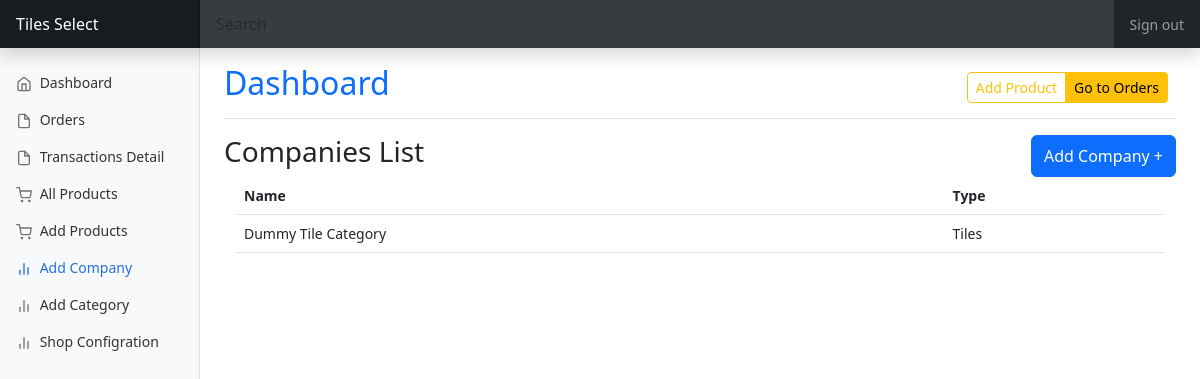
Page /all-companies (signed in) on the earlier database version.
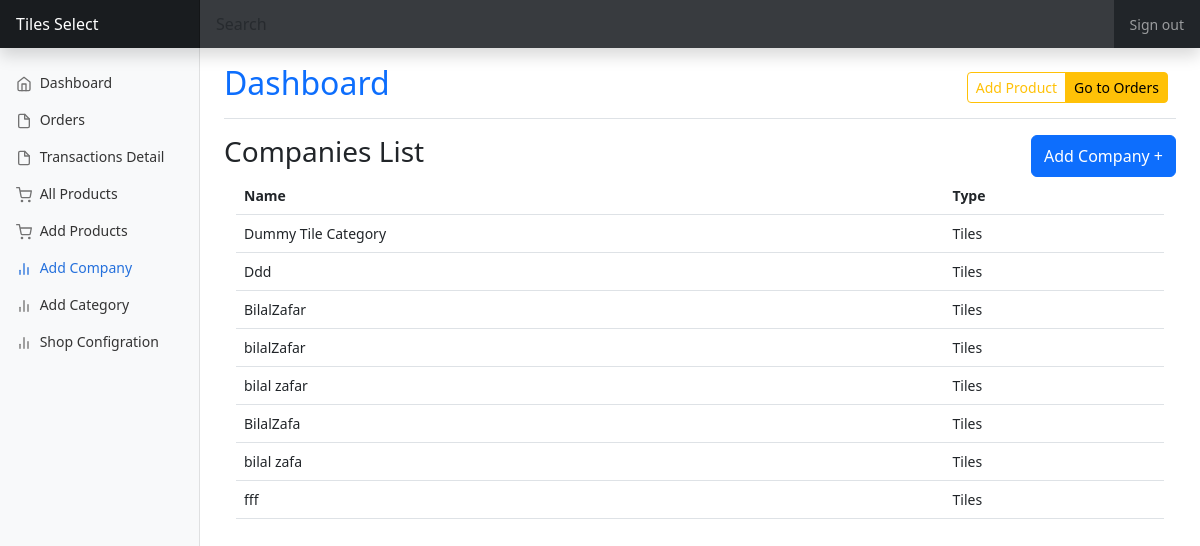
Same page on the later database version.
### core/models.py (models this page shows, shortened)
class User(AbstractUser):
    id = models.UUIDField(primary_key=True,default=uuid.uuid4 , unique=True)
    username = None
    email = models.EmailField(_('email address'), unique=True)
    showroom_owner = models.BooleanField(default=False)
    USERNAME_FIELD = 'email'
    REQUIRED_FIELDS = []
    objects = UserManager()

class Showrooms(User):
    showroom_type = models.CharField( max_length=50,choices=SHOWROOM_TYPES ,default="")
    showroom_name = models.CharField( max_length=50)
    office_phone_number = models.CharField( max_length=50)
    address = models.CharField( max_length=250)
    since = models.CharField( max_length=50)
    link_360 = models.CharField( max_length=250 , blank=True,null=True)
    class Meta:
        verbose_name_plural = 'Showrooms'

class Company_name(models.Model):
    showroom_type = models.CharField( max_length=50,choices=SHOWROOM_TYPES ,default="")
    name = models.CharField( max_length=50)
    created_at = models.DateField( auto_now_add=True)
    class Meta:
        verbose_name_plural = 'Company Name'

### core/views.py (the view, shortened to what this page needs)
# urls.py: path('all-companies', views.all_companies, name="all_companies"),
@cache_control(no_cache=True, must_revalidate=True , no_store=True)
@login_required(login_url='shop_dashboard_signin')
def all_companies(request):
    if request.user.showroom_owner == True:
        showroom = Showrooms.objects.get(id=request.user.id)
        all_companies = Company_name.objects.filter(showroom_type = showroom.showroom_type)
        context = {
            "showroom": showroom,
            "all_companies": all_companies,
        }
        return render(request , "shop/dashboard/companies.html" ,context)
    else:
        return redirect("shop_dashboard_signin")

### templates/shop/dashboard/companies.html (shortened to what this page needs)
{% extends 'shop/dashboard/shop_dashboard_base.html' %}
{% block content %}
<div class="d-flex justify-content-between">
    <h3>Companies List</h3>
    <button class="btn btn-primary" data-bs-toggle="modal" data-bs-target="#addcompanymodal">Add Company +</button>
</div>
<div class="row" style="margin:0;padding:0;">
    <div class="col-md">
        <table class="table">
            <thead colspan="2" >
                <tr class="fw-bold">
                    <td>Name</td>
                    <td>Type</td>
                </tr>
            </thead>
            <tbody>
                {% for i in all_companies %}
                <tr>
                    <td>{{i.name}}</td>
                    <td>{{i.showroom_type}}</td>
                </tr>
                {% endfor %}
            </tbody>
        </table>
    </div>
</div>
{% endblock content %}

### templates/shop/dashboard/shop_dashboard_base.html (shortened to what this page needs)
{% load static %}
<!doctype html>
<html lang="en" data-bs-theme="auto">
  <head>
<link href="{% static '../assets/dist/css/bootstrap.min.css' %}" rel="stylesheet">
    <link href="{% static 'dashboard.css' %}" rel="stylesheet">
  </head>
  <body>
<header class="print_not_show navbar navbar-dark sticky-top bg-dark flex-md-nowrap p-0 shadow">
  <a class="navbar-brand col-md-3 col-lg-2 me-0 px-3 fs-6" href="{% url 'shop_dashboard' %}">{{ showroom.showroom_name }}</a>
  <input class="form-control form-control-dark w-100 rounded-0 border-0" type="text" placeholder="Search" aria-label="Search">
  <div class="navbar-nav">
    <div class="nav-item text-nowrap">
      <a class="nav-link px-3" onclick="return signout();" href="{% url 'dashboard_logout' %}">Sign out</a>
    </div>
  </div>
</header>
<div class="container-fluid">
  <div class="row">
    <nav id="sidebarMenu" class="print_not_show col-md-3 col-lg-2 d-md-block bg-body-tertiary sidebar collapse">
      <div class="position-sticky pt-3 sidebar-sticky">
        <ul class="nav flex-column">
          <li class="nav-item active">
            <a class="nav-link {% if request.resolver_match.view_name == 'shop_dashboard' %} active{% endif %} "  aria-current="page" href="{% url 'shop_dashboard' %}">
              <span data-feather="home" class="align-text-bottom"></span>
              Dashboard
            </a>
          </li>
          <li class="nav-item">
            <a class="nav-link {% if request.resolver_match.view_name == 'all_orders' %} active{% endif %}" href="{% url 'all_orders' %}">
              <span data-feather="file" class="align-text-bottom"></span>
              Orders
            </a>
          </li>
          <li class="nav-item">
            <a class="nav-link {% if request.resolver_match.view_name == 'transaction_details' %} active{% endif %}" href="{% url 'transaction_details' %}">
              <span data-feather="file" class="align-text-bottom"></span>
              Transactions Detail
            </a>
          </li>
          <li class="nav-item">
            <a class="nav-link {% if request.resolver_match.view_name == 'all_products' %} active{% endif %}" aria-current="page" href="{% url 'all_products' %}">
              <span data-feather="shopping-cart" class="align-text-bottom"></span>
              All Products
            </a>
          </li>
          <li class="nav-item">
            <a class="nav-link {% if request.resolver_match.view_name == 'add_product' %} active{% endif %}" href="{% url 'add_product' %}">
              <span data-feather="shopping-cart" class="align-text-bottom"></span>
             Add Products
            </a>
          </li>
          <li class="nav-item">
            <a class="nav-link {% if request.resolver_match.view_name == 'all_companies' %} active{% endif %}" href="{% url 'all_companies' %}">
              <span data-feather="bar-chart-2" class="align-text-bottom"></span>
              Add Company
            </a>
          </li>
          <li class="nav-item">
            <a class="nav-link {% if request.resolver_match.view_name == 'all_categories' %} active{% endif %}" href="{% url 'all_categories' %}">
              <span data-feather="bar-chart-2" class="align-text-bottom"></span>
              Add Category
            </a>
          </li>
          <li class="nav-item">
            <a class="nav-link {% if request.resolver_match.view_name == 'settings' %} active{% endif %}" href="{% url 'settings' %}">
              <span data-feather="bar-chart-2" class="align-text-bottom"></span>
              Shop Configration
            </a>
          </li>
        </ul>
      </div>
    </nav>
    <main class=" col-md-9 ms-sm-auto col-lg-10 px-md-4">
      <div class="print_not_show d-flex justify-content-between flex-wrap flex-md-nowrap align-items-center pt-3 pb-2 mb-3 border-bottom">
        <h1 class=" h2"><a class="text-decoration-none" href="{% url 'shop_dashboard' %}">Dashboard</a></h1>
        <div class="btn-toolbar mb-2 mb-md-0">
          <div class="btn-group me-2">
            <a href ="{% url 'add_product' %}" class="btn btn-sm btn-outline-warning">Add Product</a>
            <a href="{% url 'all_orders' %}" class="btn btn-sm btn-warning">Go to Orders</a>
          </div>
        </div>
      </div>
      {% block content %}
      {% endblock content %}
    </main>
  </div>
</div>
  </body>
  {% include 'messages.html' %}
</html>

### templates/messages.html (shortened to what this page needs)
<link rel="stylesheet" href="//cdn.jsdelivr.net/npm/alertifyjs@1.13.1/build/css/alertify.min.css"/>
<link rel="stylesheet" href="//cdn.jsdelivr.net/npm/alertifyjs@1.13.1/build/css/themes/default.min.css"/>

### static/dashboard.css (style rules this page uses)
body { font-size: .875rem; }
.feather { width: 16px; height: 16px; }
.sidebar { position: fixed; top: 0; bottom: 0; left: 0; z-index: 100; padding: 48px 0 0; box-shadow: inset -1px 0 0 rgba(0, 0, 0, .1); }
.sidebar-sticky { height: calc(100vh - 48px); overflow-x: hidden; overflow-y: auto; }
.sidebar .nav-link { font-weight: 500; color: #333; }
.sidebar .nav-link .feather { margin-right: 4px; color: #727272; }
.sidebar .nav-link.active { color: #2470dc; }
.sidebar .nav-link:hover .feather, .sidebar .nav-link.active .feather { color: inherit; }
.navbar-brand { padding-top: .75rem; padding-bottom: .75rem; background-color: rgba(0, 0, 0, .25); box-shadow: inset -1px 0 0 rgba(0, 0, 0, .25); }
.navbar .form-control { padding: .75rem 1rem; }
.form-control-dark { color: #fff; background-color: rgba(255, 255, 255, .1); border-color: rgba(255, 255, 255, .1); }

Differences in the rows shown:
added Company_name: name "Ddd", showroom_type "Tiles"
added Company_name: name "BilalZafar", showroom_type "Tiles"
added Company_name: name "bilalZafar", showroom_type "Tiles"
added Company_name: name "bilal zafar", showroom_type "Tiles"
added Company_name: name "BilalZafa", showroom_type "Tiles"
added Company_name: name "bilal zafa", showroom_type "Tiles"
added Company_name: name "fff", showroom_type "Tiles"
